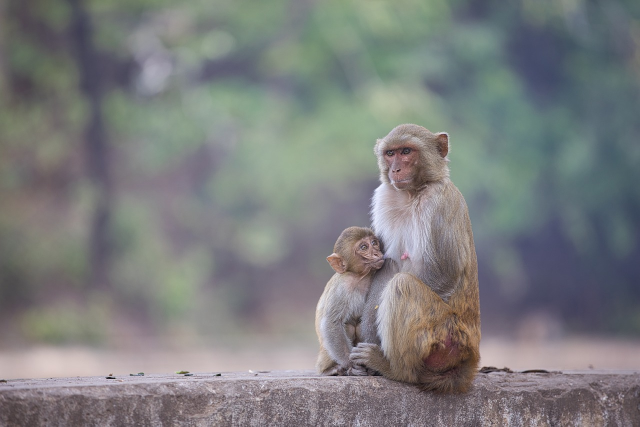
#> input picture images/monkey.jpg, 1280 x 853 px, found by its file name (shown at 1/2 size)
$ python filters.py
#> lines starting #> are read from the running program, lines starting #| are printed output that depends on the picture; after the words box and inside, x2 and y2 are one past the last pixel; in counts of white or black regions, pixels touching at a corner belong together
################################################################
# GOALS
# Import an image of a monkey using Google drive & Google Colab
# Apply Gaussian noise
# Experiment with different edge detection algorithms
# Compare results
###############################################################


# SETTING UP NOISY IMAGE FOR EXPERIMENTATION

# Relevant Libraries
import os
import numpy as np
import matplotlib.pyplot as plt
from google.colab import drive, files
from skimage import io, color, feature, util, transform, filters
from skimage.util import random_noise

# Mount & Setup Paths to Data
drive.mount('/content/gdrive', force_remount=True)
dir = '/content/gdrive/dir'
img_dir = os.path.join(dir, 'images')

# Load jpg image
img = io.imread(os.path.join(img_dir, 'monkey.jpg'))
#> img is the input picture: shape (853, 1280, 3); mean R, G, B 123.8, 125.3, 125.7

# IPA techniques perform better with a resized, greyscale image
resized_img = transform.resize(img, (512, 512))
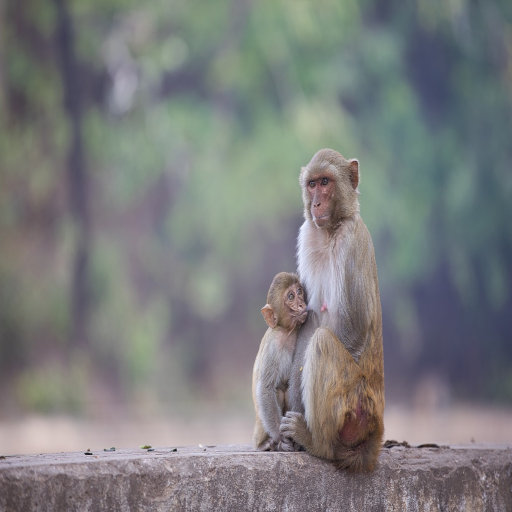
#> resized_img: shape (512, 512, 3) float64; mean R, G, B 0.486, 0.491, 0.493
gs_img = color.rgb2gray(resized_img)
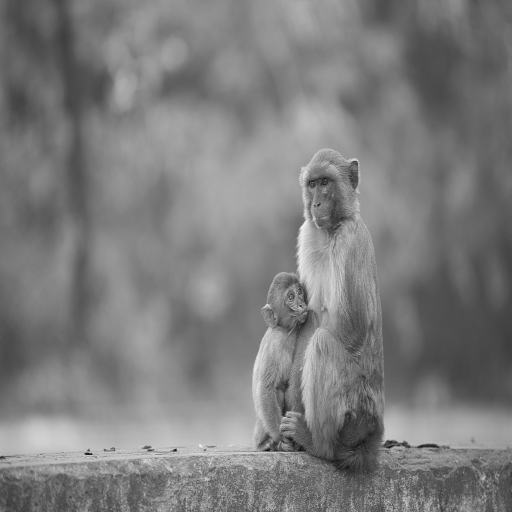
#> gs_img: shape (512, 512) float64; min 0.0301, max 0.953, mean 0.49

# Function to add random noise of various types (Gaussian) to a floating-point image
# Keep default value for variance of distribution
sigma = 0.01
img_noise = random_noise(gs_img, mode= 'gaussian', mean = 0.0, var = sigma)
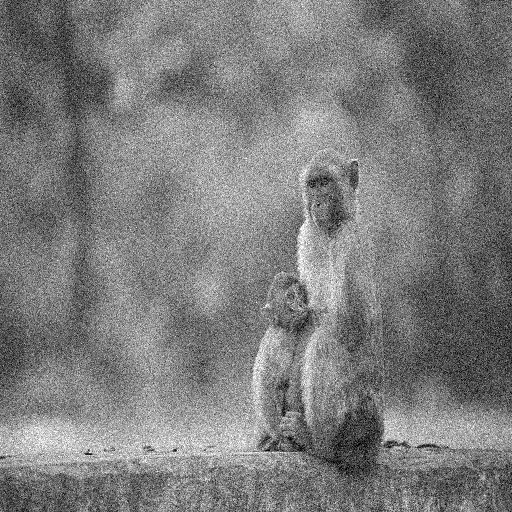
#> img_noise: shape (512, 512) float64; min 0, max 1, mean 0.49


###############################################################


# ROBERTS EDGE DETECTION ALGORITHM

img_roberts = color.rgb2gray(img_noise)


###############################################################


# SOBEL EDGE DETECTION ALGORITHM

img_sobel = filters.sobel(img_noise)
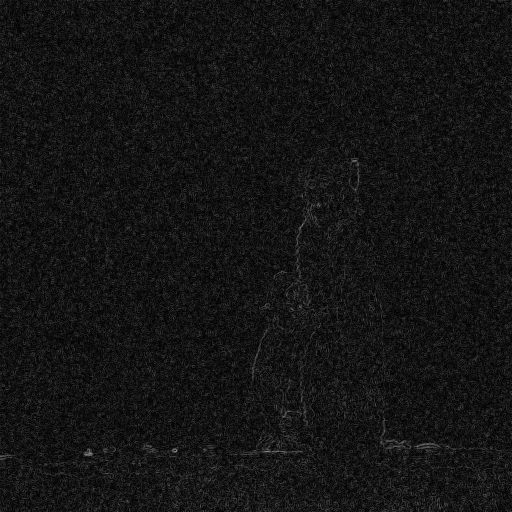
#> img_sobel: shape (512, 512) float64; min 0.000218, max 0.586, mean 0.0811


###############################################################


# CANNY EDGE DETECTION ALGORITHM

# Compute the Canny filter for two values of sigma
canny1 = feature.canny(img_noise)
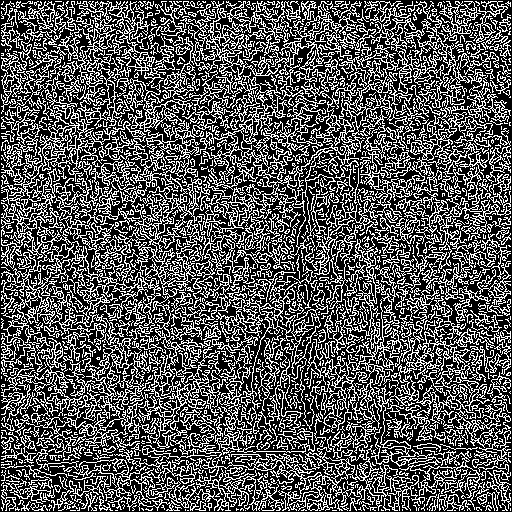
#> canny1: shape (512, 512) bool; 34.1% white in thin lines or dots
canny2 = feature.canny(img_noise, sigma = 3)
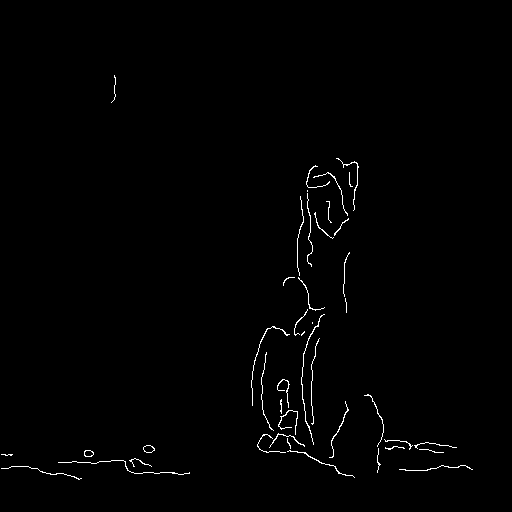
#> canny2: shape (512, 512) bool; 0.88% white in thin lines or dots, all inside (x1, y1, x2, y2) = (1, 75, 473, 480)


###############################################################


# DISPLAY RESULTS


# Initialise plots
fig, ax = plt.subplots(ncols=4, figsize=(24, 9))

ax[0] = plt.subplot(1, 4, 1)
ax[1] = plt.subplot(1, 4, 2, sharex = ax[0], sharey = ax[0])
ax[2] = plt.subplot(1, 4, 3, sharex = ax[0], sharey = ax[0])
ax[3] = plt.subplot(1, 4, 4, sharex = ax[0], sharey = ax[0])

# Populate plots
ax[0].imshow(img_roberts, cmap=plt.cm.gray)
ax[0].set_title('Roberts Edge Detection')
ax[0].axis('on')

ax[1].imshow(img_sobel, cmap=plt.cm.gray)
ax[1].set_title('Sobel Edge Detection')
ax[1].axis('on')

ax[2].imshow(canny1, cmap=plt.cm.gray)
ax[2].set_title('Canny Edge Detection w/ sigma = 1')

ax[3].imshow(canny2, cmap=plt.cm.gray)
ax[3].set_title('Canny Edge Detection w/ sigma = 3')

fig.tight_layout()

# To save figure as jpg file
# plt.savefig(os.path.join(img_dir, 'filename.jpg'))

plt.show()
